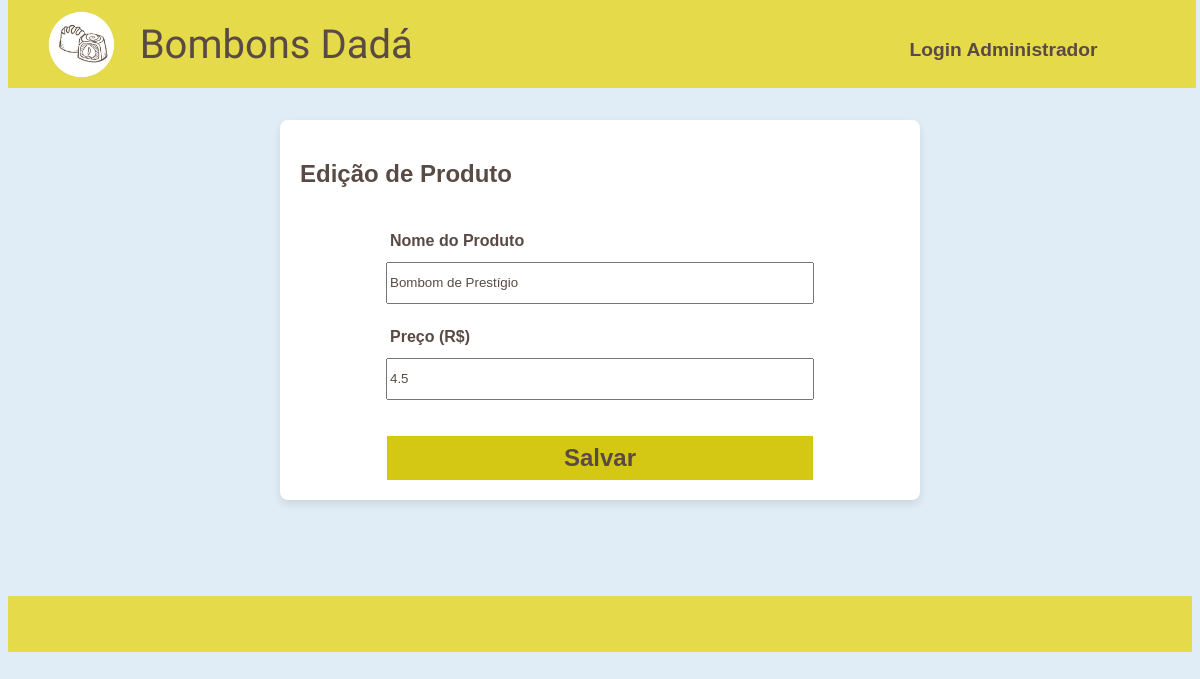
The app's page /editar-produto/2 (signed in), older data.
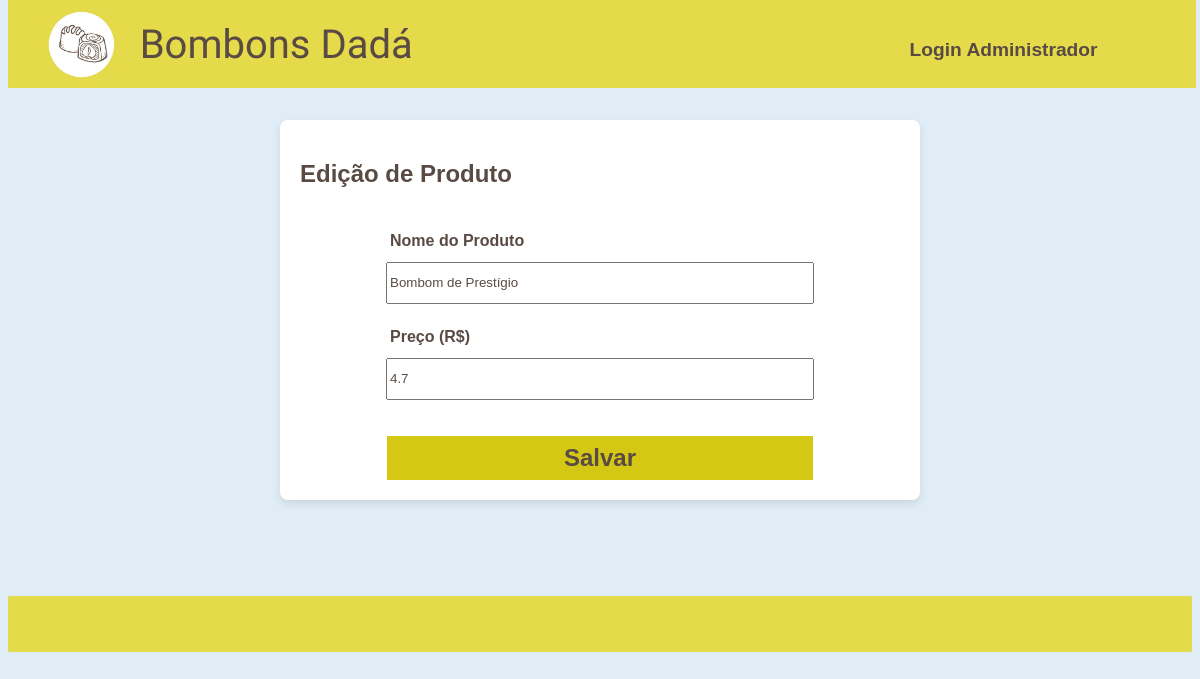
The same page, newer data.
### appo/models.py (models this page shows)
class Produto(db.Model):
    id = db.Column(db.Integer, primary_key=True)
    name = db.Column(db.String(100), nullable=False)
    price = db.Column(db.Float, nullable=False)
    image = db.Column(db.String(200), nullable=False)

### appo/routes.py (the view)
@app.route('/editar-produto/<int:id>', methods=['GET', 'POST'])
def editar_produto(id):
    if 'user_id' not in session:  # Verifica se o usuário está logado
        flash('Faça login para acessar esta página', 'warning')
        return redirect(url_for('login'))
    produto = Produto.query.get_or_404(id)  # Busca o produto pelo ID
    form = ProdutoForm(obj=produto)  # Preenche o formulário com os dados do produto
    if form.validate_on_submit():
        produto.name = form.name.data
        produto.price = form.price.data
        db.session.commit()  # Salva as alterações no banco de dados
        flash('Produto atualizado com sucesso!', 'success')
        return redirect(url_for('admprodutos'))
    return render_template('editar_produto.html', form=form, produto=produto)

### appo/forms.py
class ProdutoForm(FlaskForm):
    name = StringField('Nome do Produto', validators=[DataRequired()])
    price = FloatField('Preço (R$)', validators=[DataRequired()])
    image = FileField('Imagem do Produto', validators=[DataRequired()])
    submit = SubmitField('Cadastrar Produto')

### appo/templates/editar_produto.html (shortened to what this page needs)
<!DOCTYPE html>
<html lang="en">
<head>
    <link rel="stylesheet" href="../static/Style/style.css">
    <link rel="stylesheet" href="../static/Style/media.css">
    <link rel="stylesheet" href="../static/Style/adm.css">
    <link rel="stylesheet" href="../static/Style/mobile.css">
</head>
<body>
    <header>
        <nav>
            <div>
                <img src="../static/Imagens/icone2.webp" id="logo-header">
                <h1>Bombons Dadá</h1>
            </div>
            <div id="linkinicio">
                <a>Login Administrador</a>
            </div>
        </nav>
    </header>
    <main>
        <div id="idpopup">
            <div class="divcadastroprodutos">
                <h2>Edição de Produto</h2>
                <form method="POST" enctype="multipart/form-data" id="form">
                    <label for="name">Nome do Produto</label>
                    {{ form.name() }}
                    <label for="price">Preço (R$)</label>
                    {{ form.price() }}
                    <button type="submit">Salvar</button>
                </form>
            </div>
        </div>
    </main>
    <footer>
    </footer>
</body>
</html>

Row changes from the older to the newer data that the page shows:
changed Produto "Bombom de Prestígio": price "4.5" → "4.7"
